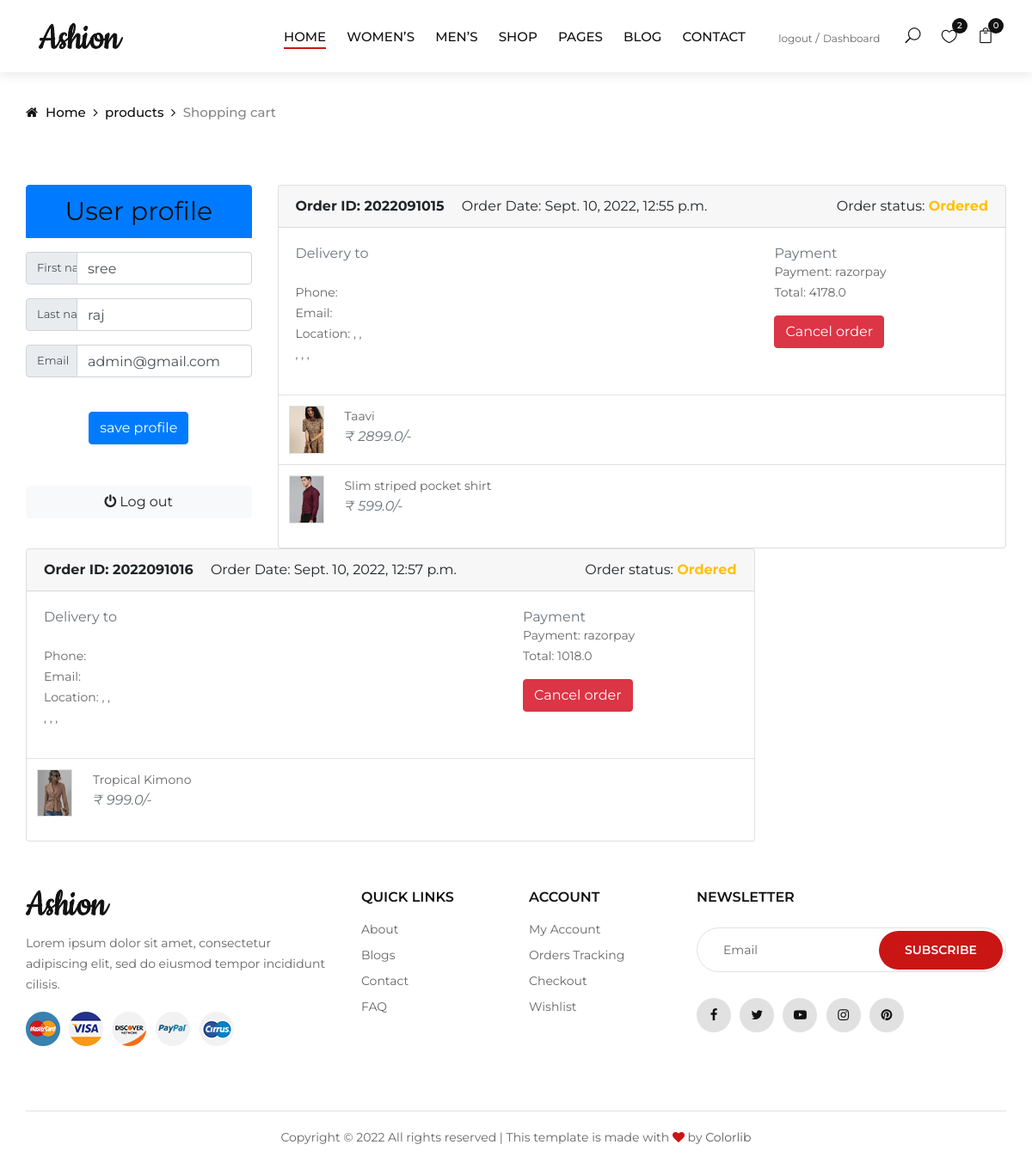
The app's page /customer/dashboard/ (signed in), older data.
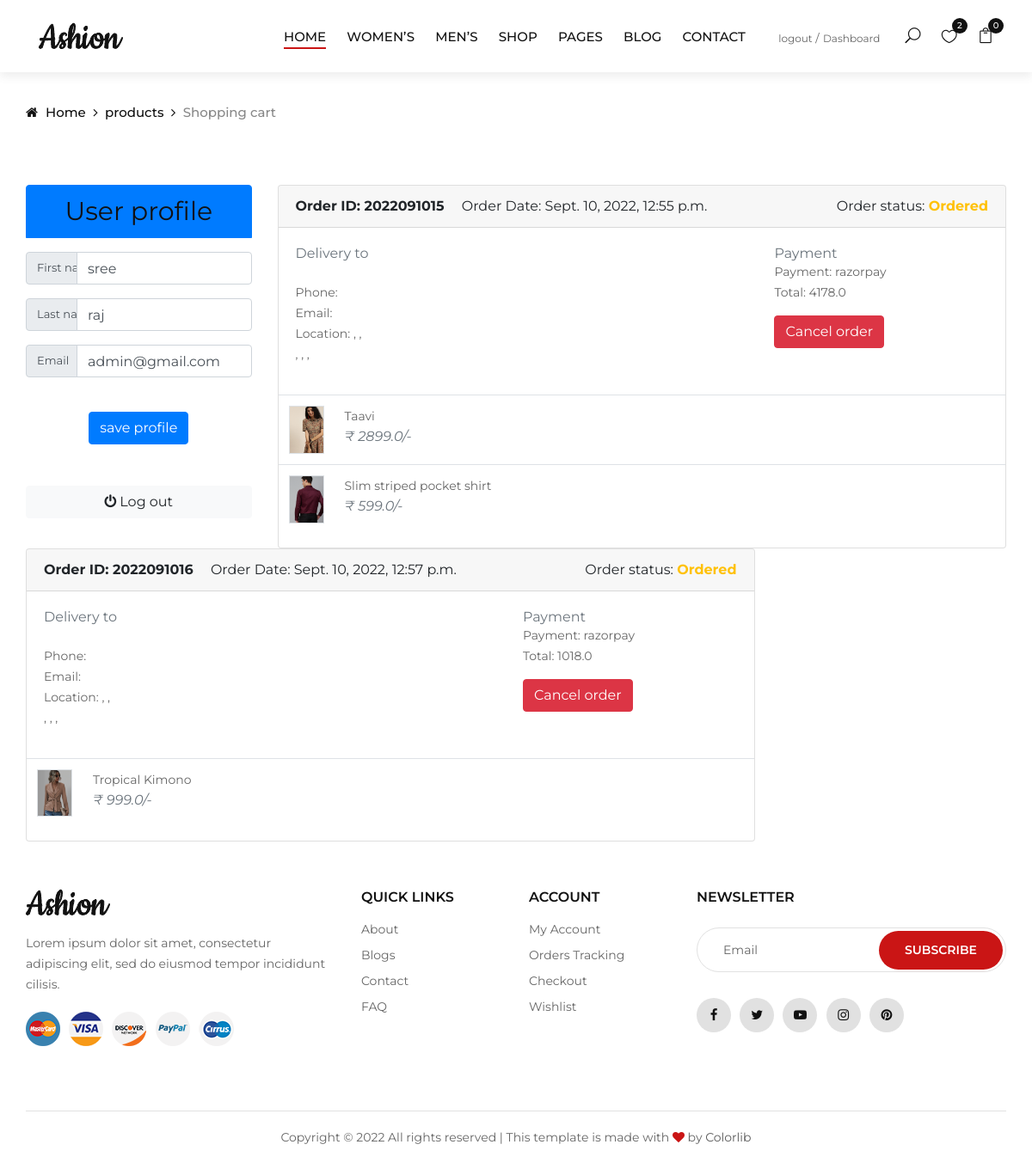
The same page, newer data.
### orders/models.py (models this page shows, shortened)
class OrderProduct(models.Model):
    order = models.ForeignKey(Order, on_delete=models.CASCADE)
    payment = models.ForeignKey(Payment, on_delete=models.SET_NULL, blank=True, null=True)
    user = models.ForeignKey(Account, on_delete=models.CASCADE)
    product = models.ForeignKey(Product, on_delete=models.CASCADE)
    variations = models.ManyToManyField(Variation, blank=True)
    quantity = models.IntegerField()
    product_price = models.FloatField()
    ordered = models.BooleanField(default=False)
    created_at = models.DateTimeField(auto_now_add=True)
    updated_at = models.DateTimeField(auto_now=True)

### store/models.py (models this page shows, shortened)
class Product(models.Model):
    product_name = models.CharField(max_length=255, unique=True)
    slug = models.SlugField(max_length=255, unique=True)
    description = models.TextField(max_length=500, blank=True)
    price = models.IntegerField()
    stock = models.IntegerField()
    images = models.ImageField(upload_to='photos/products')
    cropping = ImageRatioField('images', '512x512')
    image_1 = models.ImageField(upload_to='photos/products',blank=True)
    image_2 = models.ImageField(upload_to='photos/products',blank=True)
    image_3 = models.ImageField(upload_to='photos/products',blank=True)
    image_4 = models.ImageField(upload_to='photos/products',blank=True)
    is_available = models.BooleanField(default=True)
    category = models.ForeignKey(Category, on_delete=models.CASCADE)
    created_date = models.DateTimeField(auto_now_add=True)
    modified_date = models.DateTimeField(auto_now=True)

### customer/views.py (the view)
# urls.py: path('dashboard/',views.dashboard,name='dashboard'),
def dashboard(request):
    order_product = OrderProduct.objects.filter(user=request.user)
    order = Order.objects.filter(user = request.user)
    payment = Payment.objects.filter(user = request.user)
    user = Account.objects.get(id=request.user.id)
    form=updateuserform(instance=user)
    if not request.user.is_superadmin:
        if request.method == 'POST':
            form=updateuserform(request.POST,instance=user)
            if form.is_valid():
                form.save()
                return redirect('dashboard')
    context = {
        'order':order,
        'order_product': order_product,
        'payment':payment,
        'form':form,
    }
    return render(request,'user_dashboard.html',context)

### customer/forms.py
class updateuserform(forms.ModelForm):
    class Meta:
        model = Account
        fields = ['first_name', 'last_name','email']

### carts/context_processors.py (called while the page is built)
def counter(request):
    cart_count = 0
    if 'admin' in request.path:
        return{}
    else :
        try:
            cart = Cart.objects.filter(cart_id = _cart_id(request))
            if request.user.is_authenticated:
                cart_items = CartItem.objects.all().filter(user=request.user)
            else :
                cart_items = CartItem.objects.all().filter(cart=cart[:1])
            for cart_item in cart_items:
                cart_count += cart_item.quantity
        except Cart.DoesNotExist:
            cart_count = 0
    return dict(cart_count=cart_count)

### carts/views.py (called while the page is built)
def _cart_id(request):
    cart = request.session.session_key
    if not cart :
        cart = request.session.create()
    return cart

### category/context_processors.py (called while the page is built)
def menu_links(request):
    links = Category.objects.all()
    return dict(links=links)

### templates/user_dashboard.html (shortened to what the changed rows need)
{% extends 'base.html' %}
{% load static %}
{% block content %}
<body>
    <br><br><br>
    <section class="section-conten padding-y bg ">
        <div class="container ">
            <div class="row">
                {% if order %}
                {% for order in order %}
                <div class="col-md-9" style="float: right;  ">
                    <article class="card">
                        <header class="card-header">
                            <strong class="d-inline-block mr-3">Order ID: {{order.order_number}}</strong>
                            <span>Order Date: {{order.created_at}}</span>
                            {% if order.status == 'New' %}
                            <span style="float: right;">Order status: <strong
                                    class="text-primary">{{order.status}}</strong></span>
                            {% elif order.status == 'Ordered' %}
                            <span style="float: right;">Order status: <strong
                                    class="text-warning">{{order.status}}</strong></span>
                            {% elif order.status == 'shipped' %}
                            <span style="float: right;">Order status: <strong
                                    class="text-success">{{order.status}}</strong></span>
                            {% elif order.status == 'out_of_delivery' %}
                            <span style="float: right;">Order status: <strong
                                    class="text-danger">{{order.status}}</strong></span>
                                    class="text-success">{{order.status}}</strong></span>
                                    {% elif order.status == 'delivered' %}
                                    <span style="float: right;">Order status: <strong
                                            class="text-danger">{{order.status}}</strong></span>
                                            {% elif order.status == 'Cancelled' %}
                                    <span style="float: right;">Order status: <strong
                                            class="text-danger">{{order.status}}</strong></span>
                            {% endif %}
                        </header>
                        <div class="card-body">
                            <div class="row">
                                <div class="col-md-8">
                                    <h6 class="text-muted">Delivery to</h6>
                                    <p>{{order.user.firstname}}&nbsp;{{order.user.lastname}}<br>
                                        Phone: {{order.phone}} <br> Email:
                                        {{order.email}} <br>
                                        Location: {{order.address_line_1}},
                                        {{order.address_line_2}}, <br>
                                        {{order.city}},
                                        {{order.state}},
                                        {{order.country}},<br>
                                    </p>
                                </div>
                                <div class="col-md-4">
                                    <h6 class="text-muted">Payment</h6>
                                    <p>
                                        {% for payment in payment %}
                                        {% if payment.order_id == order.order_number %}
                                        <span>Payment: {{payment.payment_method}}</span><br>
                                        <span>Total: {{payment.amount_paid}} </span>
                                        {% endif %}
                                        {% endfor %}
                                    </p>
                                     {% if order.status != 'Cancelled' %}
                                    <a href="{% url 'cancel_order' order.order_number %}"
                                        onclick="return confirm('Do you want to cancel this order')"><button
                                            class="btn btn-danger">Cancel order</button></a>
                                    {% endif %}
                                </div>
                            </div>
                        </div>
                        <div class="table-responsive">
                            <table class="table table-hover">
                                {% for order_product in order_product %}
                                {% if order.id == order_product.order.id %}
                                <tr>
                                    <td width="65">
                                        <img src="{{order_product.product.images.url }}" class="img-xs border"
                                            style="width:80px" alt="">
                                    </td>
                                    <td>
                                        <p class="title mb-0">{{order_product.product.product_name}} </p>
                                        <var class="price text-muted">₹ {{order_product.product_price}}/-</var>
                                    </td>
                                    <td>
                                    </td>
                                </tr>
                                {% endif %}
                                {% endfor %}
                            </table>
                        </div>
                    </article>
                </div>
                {% endfor %}
                {% endif %}
            </div>
        </div>
    </section>
    {% endblock content %}

Row changes from the older to the newer data that the page shows:
changed through a linked row, OrderProduct "Slim striped pocket shirt": product.images: a different picture
